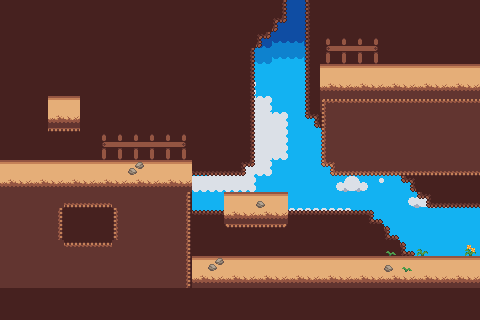

Tiled map render using the project's own tile images. Description and the map definition, with tile-layer contents summarised, below:
An orthogonal 30x20 tile map with 16x16 px tiles, 6 tile layers (BGC, ClB, BGB, ClF, ...) and 13 objects.

<map version="1.2" tiledversion="1.2.1" orientation="orthogonal" renderorder="right-down" width="30" height="20" tilewidth="16" tileheight="16" infinite="0" nextlayerid="13" nextobjectid="25">
 <tileset firstgid="1" name="base1" tilewidth="16" tileheight="16" tilecount="520" columns="20">
  <image source="base.png" width="320" height="420" />
 </tileset>
 <layer id="3" name="BGC" width="30" height="20">
  <data>[600 cells, 600 non-empty, 1 distinct tile ids]</data>
 </layer>
 <layer id="4" name="ClB" width="30" height="20">
  <data>[600 cells, 83 non-empty, 26 distinct tile ids]</data>
 </layer>
 <layer id="5" name="BGB" width="30" height="20">
  <data>[600 cells, 502 non-empty, 9 distinct tile ids]</data>
 </layer>
 <layer id="6" name="ClF" width="30" height="20">
  <data>[600 cells, 0 non-empty, 0 distinct tile ids]</data>
 </layer>
 <layer id="7" name="BGF" width="30" height="20">
  <data>[600 cells, 187 non-empty, 15 distinct tile ids]</data>
 </layer>
 <layer id="8" name="FG" width="30" height="20">
  <data>[600 cells, 28 non-empty, 9 distinct tile ids]</data>
 </layer>
 <group id="9" name="ObjectLayer">
  <objectgroup color="#0000ff" id="12" name="Platform">
   <object id="7" x="224" y="208" width="64" height="16" />
   <object id="9" x="48" y="112" width="32" height="16" />
  </objectgroup>
  <objectgroup color="#00ff00" id="11" name="Portal">
   <object id="2" x="432" y="240" width="32" height="32">
    <properties>
     <property name="facingRight" type="bool" value="true" />
     <property name="mapTo" value="testWorld/map01.tmx" />
     <property name="name" value="portal" />
     <property name="player_x" type="float" value="125" />
     <property name="player_y" type="float" value="71.5" />
    </properties>
   </object>
  </objectgroup>
  <objectgroup color="#ff0000" id="10" name="Ground">
   <object id="12" x="320" y="96" width="16" height="64" />
   <object id="13" x="336" y="160" width="144" height="16" />
   <object id="14" x="464" y="0" width="16" height="80" />
   <object id="15" x="0" y="0" width="16" height="176" />
   <object id="18" x="32" y="192" width="16" height="80" />
   <object id="20" x="464" y="176" width="16" height="96" />
   <object id="21" x="192" y="272" width="288" height="16" />
   <object id="22" x="0" y="176" width="192" height="16" />
   <object id="23" x="320" y="80" width="160" height="16" />
   <object id="24" x="48" y="256" width="144" height="16" />
  </objectgroup>
 </group>
</map>
